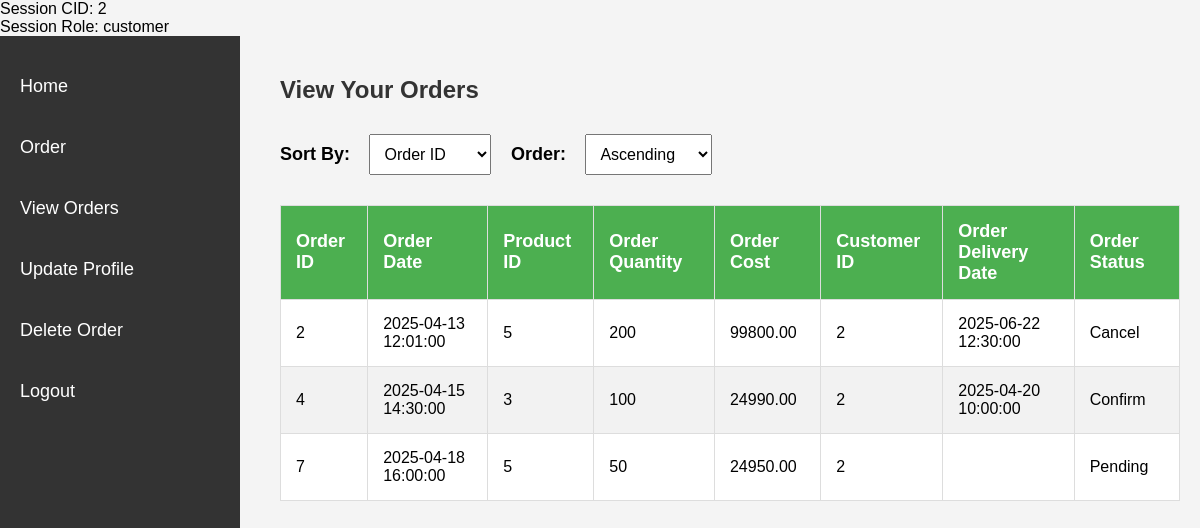
The app's page /Customer_php/customerVieworder.php (signed in), older data.
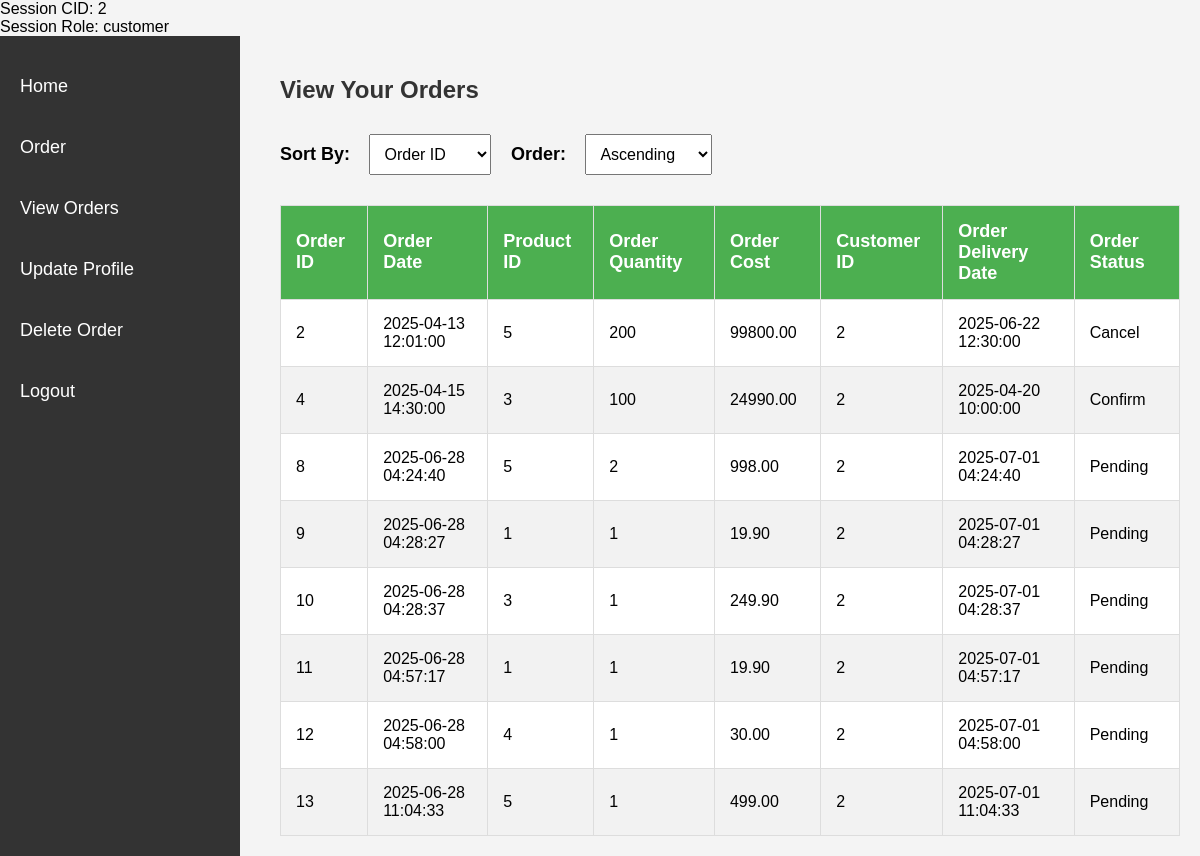
The same page, newer data.
### tables this page shows
CREATE TABLE `orders` (
  `oid` int(11) NOT NULL,
  `odate` datetime NOT NULL,
  `pid` int(11) NOT NULL,
  `oqty` int(11) NOT NULL,
  `ocost` decimal(20,2) NOT NULL,
  `cid` int(11) NOT NULL,
  `odeliverdate` datetime DEFAULT NULL,
  `ostatus` int(11) NOT NULL
);

### Customer_php/customerVieworder.php (the view, shortened to what this page needs)
<?php
include '../General/db_connect.php';
echo "Session CID: " . (isset($_SESSION['cid']) ? $_SESSION['cid'] : "Not set") . "<br>";
echo "Session Role: " . (isset($_SESSION['role']) ? $_SESSION['role'] : "Not set") . "<br>";
$cid = $_SESSION['cid'];
$sort_column = isset($_GET['sort_column']) ? $_GET['sort_column'] : 'oid';
$sort_order = isset($_GET['sort_order']) ? $_GET['sort_order'] : 'ASC';
$sql = "SELECT oid, odate, pid, oqty, ocost, cid, odeliverdate, ostatus
        FROM orders
        WHERE cid = '$cid'
        ORDER BY $sort_column $sort_order";
$result = mysqli_query($conn, $sql);
echo "<!DOCTYPE html>
<html>
<head>
    <title>View Orders</title>
    <link rel=\"stylesheet\" href=\"../Customer_css/customerVieworder.css\">
</head>
<body>
<div class=\"sidebar\">
    <a href=\"customerDashboard.php\">Home</a>
    <a href=\"customerOrder.php\">Order</a>
    <a href=\"customerVieworder.php\">View Orders</a>
    <a href=\"updateProfile.php\">Update Profile</a>
    <a href=\"customerDelete.php\">Delete Order</a>
    <a href=\"../php/logout.php\">Logout</a>
</div>
<div class=\"content\">
    <h2>View Your Orders</h2>
    <div class=\"sort-options\">
        <form method=\"GET\" action=\"\">
            <label for=\"sort_column\">Sort By:</label>
            <select id=\"sort_column\" name=\"sort_column\" onchange=\"this.form.submit()\">
                <option value=\"oid\" " . ($sort_column == 'oid' ? 'selected' : '') . ">Order ID</option>
                <option value=\"odate\" " . ($sort_column == 'odate' ? 'selected' : '') . ">Order Date</option>
            </select>
            <label for=\"sort_order\">Order:</label>
            <select id=\"sort_order\" name=\"sort_order\" onchange=\"this.form.submit()\">
                <option value=\"ASC\" " . ($sort_order == 'ASC' ? 'selected' : '') . ">Ascending</option>
                <option value=\"DESC\" " . ($sort_order == 'DESC' ? 'selected' : '') . ">Descending</option>
            </select>
        </form>
    </div>
    <table>
        <thead>
            <tr>
                <th>Order ID</th>
                <th>Order Date</th>
                <th>Product ID</th>
                <th>Order Quantity</th>
                <th>Order Cost</th>
                <th>Customer ID</th>
                <th>Order Delivery Date</th>
                <th>Order Status</th>
            </tr>
        </thead>
        <tbody>";
if (mysqli_num_rows($result) > 0) {
    while ($row = mysqli_fetch_assoc($result)) {
        $statusText = '';
        switch ($row['ostatus']) {
            case 1:
                $statusText = 'Pending';
                break;
            case 2:
                $statusText = 'Confirm';
                break;
            case 3:
                $statusText = 'Cancel';
                break;
        }
        echo "<tr>
                <td>{$row['oid']}</td>
                <td>{$row['odate']}</td>
                <td>{$row['pid']}</td>
                <td>{$row['oqty']}</td>
                <td>{$row['ocost']}</td>
                <td>{$row['cid']}</td>
                <td>{$row['odeliverdate']}</td>
                <td>$statusText</td>
            </tr>";
    }
} else {
    echo "<tr><td colspan=\"8\">No orders found.</td></tr>";
}
echo "</tbody>
    </table>
</div>
</body>
</html>";
?>

Row changes from the older to the newer data that the page shows:
removed orders: oid "7", odate "2025-04-18 16:00:00", pid "5", oqty "50", ocost "24950.00", cid "2", ostatus "Pending"
added orders: oid "8", odate "2025-06-28 04:24:40", pid "5", oqty "2", ocost "998.00", cid "2", odeliverdate "2025-07-01 04:24:40", ostatus "Pending"
added orders: oid "9", odate "2025-06-28 04:28:27", pid "1", oqty "1", ocost "19.90", cid "2", odeliverdate "2025-07-01 04:28:27", ostatus "Pending"
added orders: oid "10", odate "2025-06-28 04:28:37", pid "3", oqty "1", ocost "249.90", cid "2", odeliverdate "2025-07-01 04:28:37", ostatus "Pending"
added orders: oid "11", odate "2025-06-28 04:57:17", pid "1", oqty "1", ocost "19.90", cid "2", odeliverdate "2025-07-01 04:57:17", ostatus "Pending"
added orders: oid "12", odate "2025-06-28 04:58:00", pid "4", oqty "1", ocost "30.00", cid "2", odeliverdate "2025-07-01 04:58:00", ostatus "Pending"
added orders: oid "13", odate "2025-06-28 11:04:33", pid "5", oqty "1", ocost "499.00", cid "2", odeliverdate "2025-07-01 11:04:33", ostatus "Pending"
